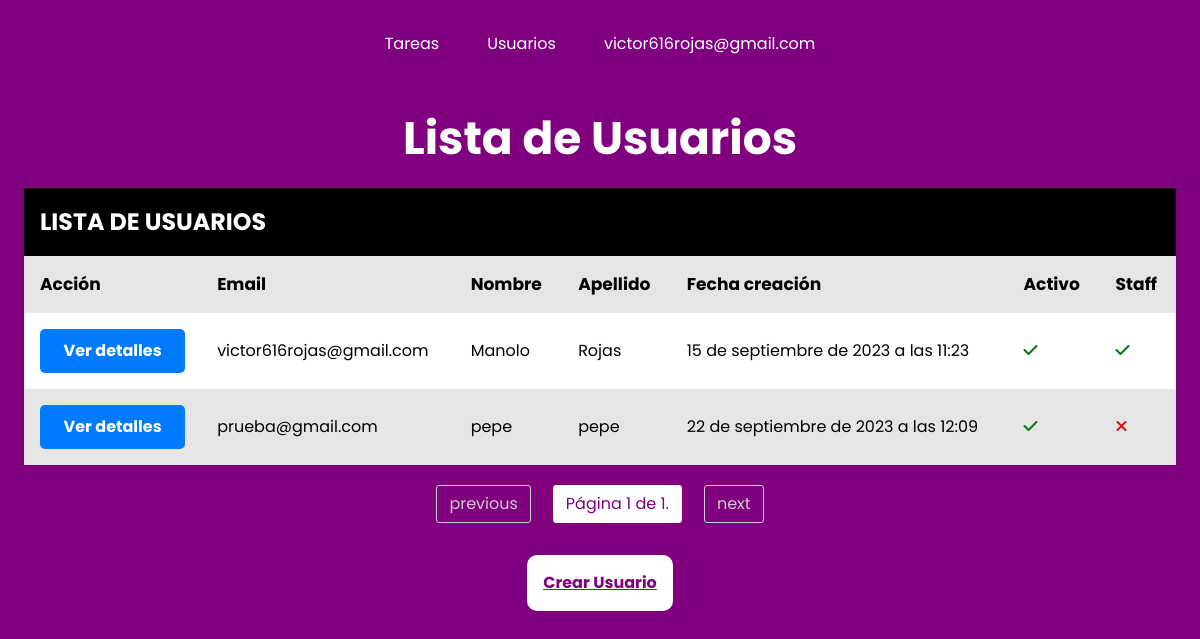
Page /users/ (signed in) on the earlier database version.
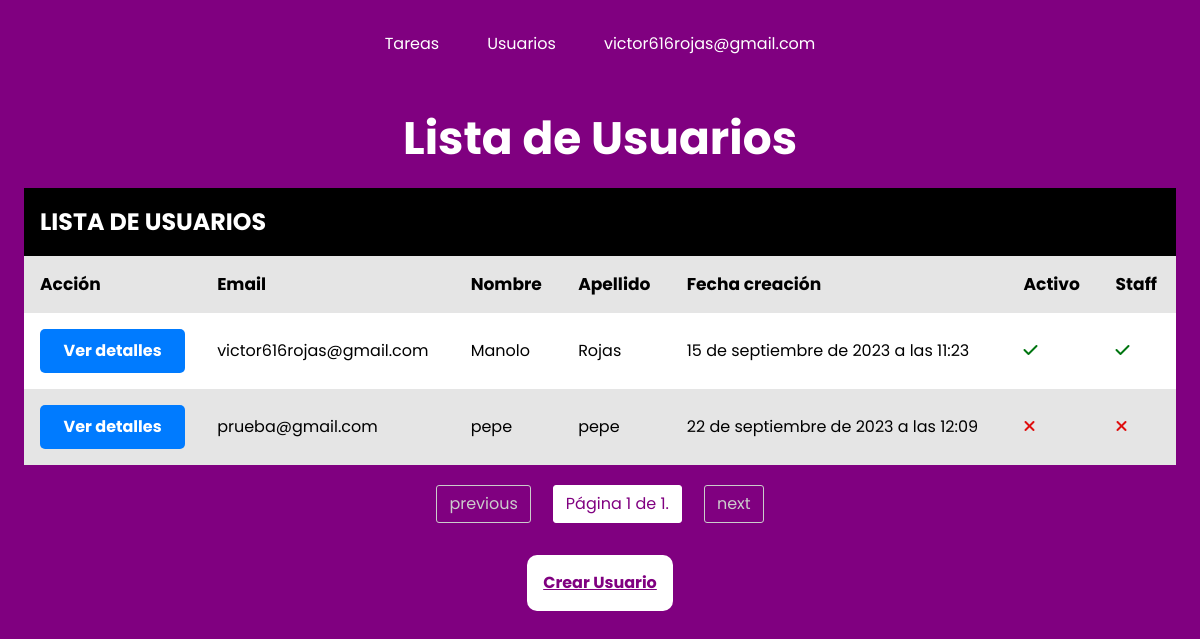
Same page on the later database version.
### users/models.py (models this page shows, shortened)
class CustomUser(AbstractBaseUser, PermissionsMixin):
    email = models.EmailField(unique=True)  # Campo de correo electrónico único
    password = models.CharField(max_length=128)  # Campo de contraseña
    first_name = models.CharField(max_length=30, blank=True)  # Campo de nombre
    last_name = models.CharField(max_length=30, blank=True)  # Campo de apellido
    date_joined = models.DateTimeField(default=timezone.now)  # Campo de fecha de registro
    is_active = models.BooleanField(default=True)  # Indica si el usuario está activo
    is_staff = models.BooleanField(default=False)  # Indica si el usuario es miembro del staff
    is_worker = models.BooleanField(default=False)  # Indica si el usuario es trabajador
    profile_picture = models.ImageField(upload_to='users/images/profile_pictures/', blank=True, null=True)
    objects = CustomUserManager()  # Instanciamos nuestro administrador personalizado
    USERNAME_FIELD = "email"  # Campo que se usará como nombre de usuario (correo electrónico)
    REQUIRED_FIELDS = []  # Campos adicionales requeridos al crear un superusuario

### users/decorators.py (the view)
    def _wrapped_view(request, *args, **kwargs):
        if request.user.is_staff or request.user.is_worker:
            return view_func(request, *args, **kwargs)
        else:
            return redirect('login')

### users/views.py (called while the page is built)
@login_required(login_url="/users/login/")
@admin_or_worker_required
def user_list(request):
    users = CustomUser.objects.all()
    page_number = request.GET.get('page') # Devuelve un str
    try:
        page_number = int(page_number)  # Convierte a entero
    except (TypeError, ValueError):
        page_number = 1  # Si no es un número válido, muestra la primera página
    paginator = Paginator(users, 2)  # Cambia 10 al número de elementos por página que desees
    try:
        users = paginator.page(page_number)
    except EmptyPage:
        users = paginator.page(1)  # Si la página está vacía, muestra la primera página
    return render(request, "users/user_list.html", {"users": users})

### users/templates/users/user_list.html (shortened to what this page needs)
{% extends "base.html" %}
{% load static %}
{% block css %}
<link rel="stylesheet" type="text/css" href="{% static 'users/css/style.css' %}" /> {% endblock %}
{% block content %}
<section class="container">
    <h1 class="fs-6">Lista de Usuarios</h1>
    <div class="table-wrapper">
        <table>
            <caption role="caption" class="fs-3">
                Lista de usuarios
            </caption>
            <thead>
                <tr class="table__headers fs-1">
                    <th>Acción</th>
                    <th>Email</th>
                    <th>Nombre</th>
                    <th>Apellido</th>
                    <th>Fecha creación</th>
                    <th>Activo</th>
                    <th>Staff</th>
                </tr>
            </thead>
            <tbody>
                {% for user in users %}
                <tr>
                    <td headers="actions"><a class="table__action" href="{% url 'user_detail' user.id %}">Ver detalles</a>
                    </td>
                    <td headers="email">{{ user.email }}</td>
                    <td headers="first_name">{{ user.first_name }}</td>
                    <td headers="last_name">{{ user.last_name }}</td>
                    <td headers="date_joined">{{ user.date_joined }}</td>
                    <td headers="is_active" class="table__status-cell">{% if user.is_active %}<i
                            class="fa-solid fa-check status-cell__ticket"></i>{% else %}<i
                            class="fa-solid fa-xmark status-cell__cross"></i>{% endif %}</td>
                    <td headers="is_staff" class="table__status-cell">{% if user.is_staff %}<i
                            class="fa-solid fa-check status-cell__ticket"></i>{% else %}<i
                            class="fa-solid fa-xmark status-cell__cross"></i>{% endif %}</td>
                </tr>
                {% empty %}
                <tr>
                    <td colspan="7">No hay usuarios registrados.</td>
                </tr>
                {% endfor %}
            </tbody>
        </table>
</div>
    <div class="pagination">
        <span class="step-links">
            {% if users.has_previous %}
            <a href="?page={{ users.previous_page_number }}">previous</a>
            {% else %}
            <span class="disabled">previous</span>
            {% endif %}
            <span class="current-page">
                Página {{ users.number }} de {{ users.paginator.num_pages }}.
            </span>
            {% if users.has_next %}
            <a href="?page={{ users.next_page_number }}">next</a>
            {% else %}
            <span class="disabled">next</span>
            {% endif %}
        </span>
    </div>
    <div class="links-container">
        <a class="btn" href="{% url 'user_create' %}">Crear Usuario</a>
    </div>
</section>
{% endblock %}

Differences in the rows shown:
changed CustomUser "prueba@gmail.com": is_active True → False (drawn)
